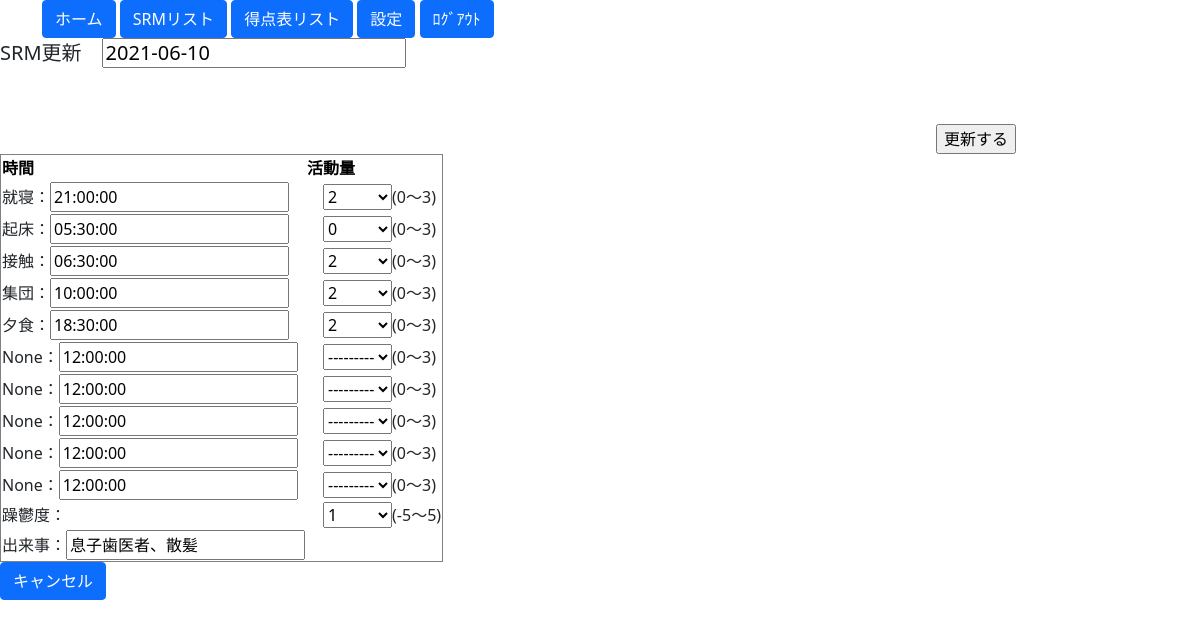
/SRM/SRMupdate/2021-06-10/, run on the app's committed database.
### blogpost/models.py (models this page shows, shortened)
class SRMModel(models.Model):
    actions = ["昨就寝","起床","接触","集団","夕食","#6","#7","#8","#9","#10"]
    action_times = ["action" + str(i) +"_time" for i in range(len(actions))]
    default_times = [time(21,00,00,0),time(4,30,00,0),time(6,30,00,0),time(9,00,00,0),time(18,30,00,0),time(12,00,00,0),time(12,00,00,0),time(12,00,00,0),time(12,00,00,0),time(12,00,00,0)]
    action_values = ["action" + str(i) +"_value" for i in range(len(actions))]
    value_range1 =  ((0,0),(1,1),(2,2),(3,3))
    value_range2 = ((-5,-5),(-4,-4),(-3,-3),(-2,-2),(-1,-1),(0,0),(1,1),(2,2),(3,3),(4,4),(5,5))
    i = 0
    SRM_date = models.DateField(primary_key=True, default=timezone.localtime, help_text="日付")  #db_index=True
    action_time1 = models.TimeField(default=default_times[i], blank=True, null=True, help_text=actions[i] + "の時間")
    action_value1 = models.IntegerField(choices=value_range1, blank=True, null=True, help_text=actions[i] +"の活動量 0～3")
    i += 1
    action_time2 = models.TimeField(default=default_times[i], blank=True, null=True, help_text=actions[i] + "の時間")
    action_value2 = models.IntegerField(choices=value_range1, blank=True, null=True, help_text=actions[i] +"の活動量 0～3")
    i += 1
    action_time3 = models.TimeField(default=default_times[i], blank=True, null=True, help_text=actions[i] + "の時間")
    action_value3 = models.IntegerField(choices=value_range1, blank=True, null=True, help_text=actions[i] +"の活動量 0～3")
    i += 1
    action_time4 = models.TimeField(default=default_times[i], blank=True, null=True, help_text=actions[i] + "の時間")
    action_value4 = models.IntegerField(choices=value_range1, blank=True, null=True, help_text=actions[i] +"の活動量 0～3")
    i += 1
    action_time5 = models.TimeField(default=default_times[i], blank=True, null=True, help_text=actions[i] + "の時間")
    action_value5 = models.IntegerField(choices=value_range1, blank=True, null=True, help_text=actions[i] +"の活動量 0～3")
    i += 1
    action_time6 = models.TimeField(default=default_times[i], blank=True, null=True, help_text=actions[i] + "の時間")
    action_value6 = models.IntegerField(choices=value_range1, blank=True, null=True, help_text=actions[i] +"の活動量 0～3")
    i += 1
    action_time7 = models.TimeField(default=default_times[i], blank=True, null=True, help_text=actions[i] + "の時間")
    action_value7 = models.IntegerField(choices=value_range1, blank=True, null=True, help_text=actions[i] +"の活動量 0～3")
    i += 1
    action_time8 = models.TimeField(default=default_times[i], blank=True, null=True, help_text=actions[i] + "の時間")
    action_value8 = models.IntegerField(choices=value_range1, blank=True, null=True, help_text=actions[i] +"の活動量 0～3")
    i += 1
    action_time9 = models.TimeField(default=default_times[i], blank=True, null=True, help_text=actions[i] + "の時間")
    action_value9 = models.IntegerField(choices=value_range1, blank=True, null=True, help_text=actions[i] +"の活動量 0～3")
    i += 1
    action_time10 = models.TimeField(default=default_times[i] , blank=True, null=True, help_text=actions[i] + "の時間")
    action_value10 = models.IntegerField(choices=value_range1, blank=True, null=True, help_text=actions[i] +"の活動量 0～3")
    mood_value = models.IntegerField(choices=value_range2, default=None, blank=True, null=True, help_text="気分の値 -5～5")
    ivent = models.CharField(max_length=50, blank=True, null=True)

class SRMOptionModel(models.Model):
    title = "SRM_option"
    SRM_name1 = "就寝"
    SRM_name2 = "起床"
    SRM_name3 = models.CharField(default = "接触", max_length=20, blank=True, null=True)
    SRM_name4 = models.CharField(default = "集団", max_length=20, blank=True, null=True)
    SRM_name5 = models.CharField(default = "夕食", max_length=20, blank=True, null=True)
    SRM_name6 = models.CharField(max_length=20,blank=True, null=True)
    SRM_name7 = models.CharField(max_length=20,blank=True, null=True)
    SRM_name8 = models.CharField(max_length=20,blank=True, null=True)
    SRM_name9 = models.CharField(max_length=20,blank=True, null=True)
    SRM_name10 = models.CharField(max_length=20,blank=True, null=True)

### blogpost/views.py (the view)
# urls.py: path('SRM/SRMupdate/<str:pk>/', SRMUpdate.as_view(), name='SRMupdate'),
class SRMUpdate(UpdateView):
    template_name = 'SRM/SRMupdate.html'
    model = SRMModel
    fields = "__all__"
    success_url = reverse_lazy('Top')
    def get_context_data(self, **kwargs):
        context = super().get_context_data(**kwargs) # はじめに継承元のメソッドを呼び出す
        context['SRMOptionlist'] = SRMOptionModel.objects.all()
        return context

### blogpost/templates/SRM/SRMupdate.html (shortened to what this page needs)
{% extends 'base.html' %}
{% block content %}
<form action="" method="POST">{% csrf_token %}
<h5>SRM更新　{{ form.SRM_date }}</h5>
    <table border="1" style="border-collapse: collapse">
        <thead>
            <tr class="table-info">
                <th>時間</th>
                <th>活動量</th>
            </tr>
        </thead>
        <tbody>
        {% if SRMOptionlist.0.SRM_name1 != "" %}
            <tr>
                <td>{{ SRMOptionlist.0.SRM_name1 }}：{{ form.action_time1 }}{{ form.action_time1.errors }}</td>
                <td>　{{ form.action_value1 }}{{ form.action_value1.errors }}(0～3)</td>
            </tr>
        {% endif %}
        {% if SRMOptionlist.0.SRM_name2 != "" %}
            <tr>
                <td>{{ SRMOptionlist.0.SRM_name2 }}：{{ form.action_time2 }}{{ form.action_time2.errors }}</td>
                <td>　{{ form.action_value2 }}{{ form.action_value2.errors }}(0～3)</td>
            </tr>
        {% endif %}
        {% if SRMOptionlist.0.SRM_name3 != "" %}
            <tr>
                <td>{{ SRMOptionlist.0.SRM_name3 }}：{{ form.action_time3 }}{{ form.action_time3.errors }}</td>
                <td>　{{ form.action_value3 }}{{ form.action_value3.errors }}(0～3)</td>
            </tr>
        {% endif %}
        {% if SRMOptionlist.0.SRM_name4 != "" %}
            <tr>
                <td>{{ SRMOptionlist.0.SRM_name4 }}：{{ form.action_time4 }}{{ form.action_time4.errors }}</td>
                <td>　{{ form.action_value4 }}{{ form.action_value4.errors }}(0～3)</td>
            </tr>
        {% endif %}
        {% if SRMOptionlist.0.SRM_name5 != "" %}
            <tr>
                <td>{{ SRMOptionlist.0.SRM_name5 }}：{{ form.action_time5 }}{{ form.action_time5.errors }}</td>
                <td>　{{ form.action_value5 }}{{ form.action_value5.errors }}(0～3)</td>
            </tr>
        {% endif %}
        {% if SRMOptionlist.0.SRM_name6 != "" %}
            <tr>
                <td>{{ SRMOptionlist.0.SRM_name6 }}：{{ form.action_time6 }}{{ form.action_time6.errors }}</td>
                <td>　{{ form.action_value6 }}{{ form.action_value6.errors }}(0～3)</td>
            </tr>
        {% endif %}
        {% if SRMOptionlist.0.SRM_name7 != "" %}
            <tr>
                <td>{{ SRMOptionlist.0.SRM_name7 }}：{{ form.action_time7 }}{{ form.action_time7.errors }}</td>
                <td>　{{ form.action_value7 }}{{ form.action_value7.errors }}(0～3)</td>
            </tr>
        {% endif %}
        {% if SRMOptionlist.0.SRM_name8 != "" %}
            <tr>
                <td>{{ SRMOptionlist.0.SRM_name8 }}：{{ form.action_time8 }}{{ form.action_time8.errors }}</td>
                <td>　{{ form.action_value8 }}{{ form.action_value8.errors }}(0～3)</td>
            </tr>
        {% endif %}
        {% if SRMOptionlist.0.SRM_name9 != "" %}
            <tr>
                <td>{{ SRMOptionlist.0.SRM_name9 }}：{{ form.action_time9 }}{{ form.action_time9.errors }}</td>
                <td>　{{ form.action_value9 }}{{ form.action_value9.errors }}(0～3)</td>
            </tr>
        {% endif %}
        {% if SRMOptionlist.0.SRM_name10 != "" %}
            <tr>
                <td>{{ SRMOptionlist.0.SRM_name10 }}：{{ form.action_time10 }}{{ form.action_time10.errors }}</td>
                <td>　{{ form.action_value10 }}{{ form.action_value10.errors }}(0～3)</td>
            </tr>
        {% endif %}
        <tr><td>躁鬱度：</td><td>　{{ form.mood_value }}{{ form.mood_value.errors }}(-5～5)</td></tr>
        <tr><td>出来事：{{ form.ivent }}{{ form.ivent.errors }}</td><td></td></tr>
        </tbody>
        <input type="submit" value="更新する">
    </table>
    <a class="btn btn-primary" href="{% url 'Top' %}" role="button">キャンセル</a>
</form>
{% endblock content %}

### data on the page
SRMModel: SRM_date "2021-06-10", action_time1 "21:00:00", action_value1 "2", action_time2 "05:30:00", action_value2 "0", action_time3 "06:30:00", action_value3 "2", action_time4 "10:00:00", action_value4 "2", action_time5 "18:30:00", action_value5 "2", action_time6 "12:00:00", action_value6 "---------", action_time7 "12:00:00", action_value7 "---------", action_time8 "12:00:00", action_value8 "---------", action_time9 "12:00:00", action_value9 "---------", action_time10 "12:00:00", action_value10 "---------", mood_value "1", ivent "息子歯医者、散髪"
SRMOptionModel: SRMOptionlist "就寝", SRMOptionlist "起床", SRM_name3 "接触", SRM_name4 "集団", SRM_name5 "夕食", SRM_name6 "None", SRM_name7 "None", SRM_name8 "None", SRM_name9 "None", SRM_name10 "None"
